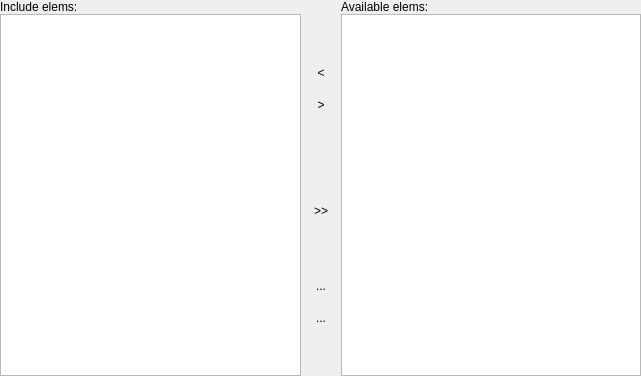
<ui version="4.0" >
 <class>DoubleListWdg</class>
 <widget class="QWidget" name="DoubleListWdg" >
  <property name="geometry" >
   <rect>
    <x>0</x>
    <y>0</y>
    <width>641</width>
    <height>376</height>
   </rect>
  </property>
  <property name="windowTitle" >
   <string>Form</string>
  </property>
  <layout class="QGridLayout" >
   <property name="leftMargin" >
    <number>0</number>
   </property>
   <property name="topMargin" >
    <number>0</number>
   </property>
   <property name="rightMargin" >
    <number>0</number>
   </property>
   <property name="bottomMargin" >
    <number>0</number>
   </property>
   <property name="horizontalSpacing" >
    <number>4</number>
   </property>
   <property name="verticalSpacing" >
    <number>0</number>
   </property>
   <item row="0" column="0" >
    <widget class="QLabel" name="m_pSelL" >
     <property name="font" >
      <font>
       <weight>50</weight>
       <bold>false</bold>
      </font>
     </property>
     <property name="text" >
      <string>Include elems:</string>
     </property>
    </widget>
   </item>
   <item row="0" column="2" >
    <widget class="QLabel" name="m_pAvailableL" >
     <property name="text" >
      <string>Available elems:</string>
     </property>
    </widget>
   </item>
   <item row="1" column="0" >
    <widget class="QTableView" name="m_pSelectedG" >
     <property name="tabKeyNavigation" >
      <bool>false</bool>
     </property>
     <property name="selectionBehavior" >
      <enum>QAbstractItemView::SelectRows</enum>
     </property>
     <property name="showGrid" >
      <bool>true</bool>
     </property>
    </widget>
   </item>
   <item row="1" column="1" >
    <widget class="QWidget" native="1" name="widget" >
     <property name="maximumSize" >
      <size>
       <width>32</width>
       <height>16777215</height>
      </size>
     </property>
     <layout class="QVBoxLayout" >
      <property name="spacing" >
       <number>0</number>
      </property>
      <property name="leftMargin" >
       <number>0</number>
      </property>
      <property name="topMargin" >
       <number>0</number>
      </property>
      <property name="rightMargin" >
       <number>0</number>
      </property>
      <property name="bottomMargin" >
       <number>0</number>
      </property>
      <item>
       <spacer>
        <property name="orientation" >
         <enum>Qt::Vertical</enum>
        </property>
        <property name="sizeHint" >
         <size>
          <width>32</width>
          <height>41</height>
         </size>
        </property>
       </spacer>
      </item>
      <item>
       <widget class="QToolButton" name="m_pAddB" >
        <property name="sizePolicy" >
         <sizepolicy vsizetype="Fixed" hsizetype="Expanding" >
          <horstretch>0</horstretch>
          <verstretch>0</verstretch>
         </sizepolicy>
        </property>
        <property name="minimumSize" >
         <size>
          <width>32</width>
          <height>32</height>
         </size>
        </property>
        <property name="maximumSize" >
         <size>
          <width>32</width>
          <height>32</height>
         </size>
        </property>
        <property name="focusPolicy" >
         <enum>Qt::NoFocus</enum>
        </property>
        <property name="text" >
         <string>&lt;</string>
        </property>
        <property name="icon" >
         <iconset resource="Mp3Diags.qrc" >:/images/arrow-left.svg</iconset>
        </property>
        <property name="iconSize" >
         <size>
          <width>28</width>
          <height>28</height>
         </size>
        </property>
        <property name="autoRaise" >
         <bool>true</bool>
        </property>
       </widget>
      </item>
      <item>
       <widget class="QToolButton" name="m_pDeleteB" >
        <property name="sizePolicy" >
         <sizepolicy vsizetype="Fixed" hsizetype="Expanding" >
          <horstretch>0</horstretch>
          <verstretch>0</verstretch>
         </sizepolicy>
        </property>
        <property name="minimumSize" >
         <size>
          <width>32</width>
          <height>32</height>
         </size>
        </property>
        <property name="maximumSize" >
         <size>
          <width>32</width>
          <height>32</height>
         </size>
        </property>
        <property name="focusPolicy" >
         <enum>Qt::NoFocus</enum>
        </property>
        <property name="text" >
         <string>></string>
        </property>
        <property name="icon" >
         <iconset resource="Mp3Diags.qrc" >:/images/arrow-right.svg</iconset>
        </property>
        <property name="iconSize" >
         <size>
          <width>28</width>
          <height>28</height>
         </size>
        </property>
        <property name="autoRaise" >
         <bool>true</bool>
        </property>
       </widget>
      </item>
      <item>
       <spacer>
        <property name="orientation" >
         <enum>Qt::Vertical</enum>
        </property>
        <property name="sizeHint" >
         <size>
          <width>32</width>
          <height>41</height>
         </size>
        </property>
       </spacer>
      </item>
      <item>
       <widget class="QToolButton" name="m_pAddAllB" >
        <property name="sizePolicy" >
         <sizepolicy vsizetype="Fixed" hsizetype="Expanding" >
          <horstretch>0</horstretch>
          <verstretch>0</verstretch>
         </sizepolicy>
        </property>
        <property name="minimumSize" >
         <size>
          <width>32</width>
          <height>32</height>
         </size>
        </property>
        <property name="maximumSize" >
         <size>
          <width>32</width>
          <height>32</height>
         </size>
        </property>
        <property name="focusPolicy" >
         <enum>Qt::NoFocus</enum>
        </property>
        <property name="icon" >
         <iconset resource="Mp3Diags.qrc" >:/images/arrow-left-double.svg</iconset>
        </property>
        <property name="iconSize" >
         <size>
          <width>28</width>
          <height>28</height>
         </size>
        </property>
        <property name="autoRaise" >
         <bool>true</bool>
        </property>
       </widget>
      </item>
      <item>
       <widget class="QToolButton" name="m_pDeleteAllB" >
        <property name="sizePolicy" >
         <sizepolicy vsizetype="Fixed" hsizetype="Expanding" >
          <horstretch>0</horstretch>
          <verstretch>0</verstretch>
         </sizepolicy>
        </property>
        <property name="minimumSize" >
         <size>
          <width>32</width>
          <height>32</height>
         </size>
        </property>
        <property name="maximumSize" >
         <size>
          <width>32</width>
          <height>32</height>
         </size>
        </property>
        <property name="focusPolicy" >
         <enum>Qt::NoFocus</enum>
        </property>
        <property name="text" >
         <string>>></string>
        </property>
        <property name="icon" >
         <iconset resource="Mp3Diags.qrc" >:/images/arrow-right-double.svg</iconset>
        </property>
        <property name="iconSize" >
         <size>
          <width>28</width>
          <height>28</height>
         </size>
        </property>
        <property name="autoRaise" >
         <bool>true</bool>
        </property>
       </widget>
      </item>
      <item>
       <spacer>
        <property name="orientation" >
         <enum>Qt::Vertical</enum>
        </property>
        <property name="sizeHint" >
         <size>
          <width>32</width>
          <height>41</height>
         </size>
        </property>
       </spacer>
      </item>
      <item>
       <widget class="QToolButton" name="m_pRestoreDefaultB" >
        <property name="minimumSize" >
         <size>
          <width>32</width>
          <height>32</height>
         </size>
        </property>
        <property name="maximumSize" >
         <size>
          <width>32</width>
          <height>32</height>
         </size>
        </property>
        <property name="focusPolicy" >
         <enum>Qt::NoFocus</enum>
        </property>
        <property name="text" >
         <string>...</string>
        </property>
        <property name="icon" >
         <iconset resource="Mp3Diags.qrc" >:/images/reset_settings.svg</iconset>
        </property>
        <property name="iconSize" >
         <size>
          <width>28</width>
          <height>28</height>
         </size>
        </property>
        <property name="autoRaise" >
         <bool>true</bool>
        </property>
       </widget>
      </item>
      <item>
       <widget class="QToolButton" name="m_pRestoreOpenB" >
        <property name="minimumSize" >
         <size>
          <width>32</width>
          <height>32</height>
         </size>
        </property>
        <property name="maximumSize" >
         <size>
          <width>32</width>
          <height>32</height>
         </size>
        </property>
        <property name="focusPolicy" >
         <enum>Qt::NoFocus</enum>
        </property>
        <property name="text" >
         <string>...</string>
        </property>
        <property name="icon" >
         <iconset resource="Mp3Diags.qrc" >:/images/undo_settings.svg</iconset>
        </property>
        <property name="iconSize" >
         <size>
          <width>28</width>
          <height>28</height>
         </size>
        </property>
        <property name="autoRaise" >
         <bool>true</bool>
        </property>
       </widget>
      </item>
      <item>
       <spacer>
        <property name="orientation" >
         <enum>Qt::Vertical</enum>
        </property>
        <property name="sizeHint" >
         <size>
          <width>32</width>
          <height>41</height>
         </size>
        </property>
       </spacer>
      </item>
     </layout>
    </widget>
   </item>
   <item row="1" column="2" >
    <widget class="QTableView" name="m_pAvailableG" >
     <property name="tabKeyNavigation" >
      <bool>false</bool>
     </property>
     <property name="selectionBehavior" >
      <enum>QAbstractItemView::SelectRows</enum>
     </property>
     <property name="showGrid" >
      <bool>true</bool>
     </property>
    </widget>
   </item>
  </layout>
 </widget>
 <resources>
  <include location="Mp3Diags.qrc" />
 </resources>
 <connections/>
</ui>
